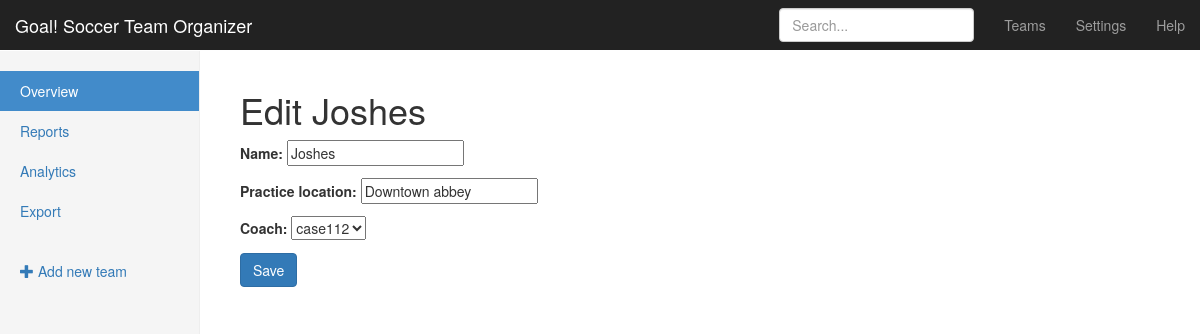
/teams/edit/3/, run on the app's committed database.
### teams/models.py (models this page shows, shortened)
class Team(models.Model):
    name = models.CharField(max_length=255)
    coach = models.ForeignKey(User, related_name='teams')
    practice_location = models.CharField(max_length=255)

### teams/views.py (the view)
# urls.py: url(r'^edit/(?P<pk>\d+)/$', views.TeamUpdateView.as_view(), name='update'),
class TeamUpdateView(UpdateView):
	fields = ('name', 'practice_location', 'coach')
	model = models.Team

### teams/templates/teams/team_form.html (shortened to what this page needs)
{% extends "teams/_layout.html" %}
{% block body_content %}
<h1>{% if not form.instance.pk %}Create team{% else %}Edit {{ form.instance.name  }}{% endif %}</h1>
<form method="POST">
	{{ form.as_p }}
	<input type="submit" class="btn btn-primary" value="Save">
</form>
{% endblock %}

### assets/css/goal.css (style rules this page uses)
body { padding-top: 50px; }

### data on the page
Team: instance.name "Joshes", name "Joshes", practice_location "Downtown abbey", coach "case112"
